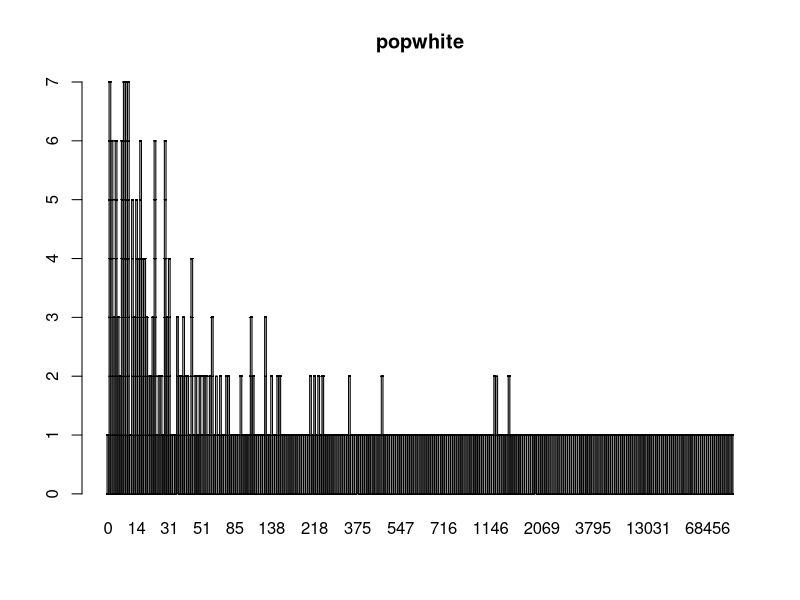

Reproduce this figure in R. (Note: this script raises an error after producing the figure.)
data(mpg)
data("midwest")
library(ggplot2)
library(tidyverse)
view(mpg)
view(midwest)
#options(scipen=999)
as.integer()

summary(midwest)
count<-table( midwest$county, midwest$popblack)
count
barplot(count, main = "popwhite")
barplot(counts, main="Car Distribution by Gears and VS",
        xlab="Number of Gears", col=c("darkblue","red"),
        legend = rownames(counts))

hist(midwest$popwhite)
ggplot(mpg, aes(class,cty))+geom_violin()
glimpse(midwest)

ggplot(midwest, aes(x=popwhite, y=popblack)) + geom_bar(stat = "identity")

plot1 <- ggplot(midwest, aes(x=popblack)) + geom_bar() + labs(title="Frequency bar chart")  # Y axis derived from counts of X item
print(plot1)
